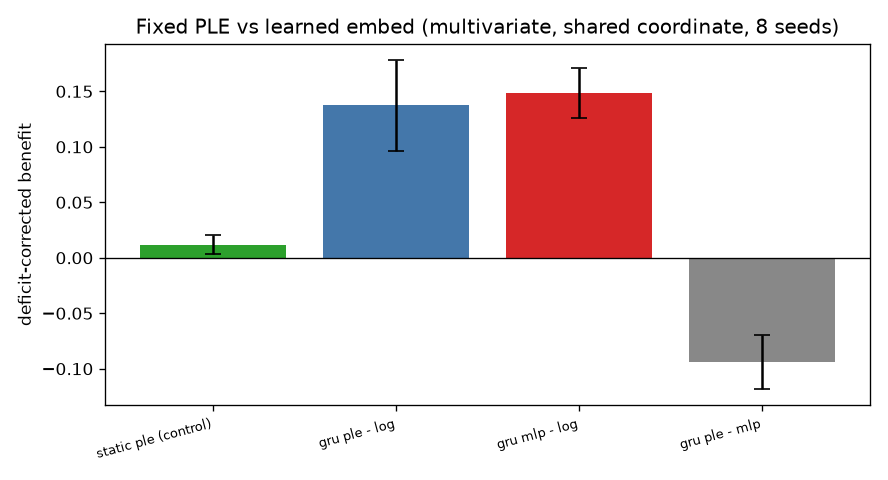

Reproduce this figure in Python.
# /// script
# requires-python = ">=3.10"
# dependencies = ["numpy", "torch", "scikit-learn", "scipy", "matplotlib"]
# ///
"""
OPEN QUESTION C — fixed PLE vs a learned per-feature embed, done right.

The single-feature proj_vs_ple ordering claims (ple beats mlp on sharp by +0.028) did NOT survive review:
n=5 CIs barely clearing 0, no multiplicity correction, and the two encoders compared in DIFFERENT coordinates
(PLE on raw count, mlp on log). This rerun fixes all three:
  * MULTIVARIATE (K=6) — the regime where the lever is actually visible.
  * SHARED COORDINATE — both PLE and the learned embed operate on the SAME standardized-log feature sc.
  * 8 seeds + Holm correction across the reported contrasts.
Arms (same GRU backbone, affine read), same expand dim d=BINS per feature:
  log : K log-scalars
  ple : per-feature fixed quantile ramps on sc            (fixed knots)
  mlp : per-feature Linear(1->d)->ReLU on sc              (learned knots, SAME coordinate)
Conditions: curved (cubic) + logadq (deficit baseline). deficit-corrected estimand. Static positive control.
Resolves: does fixed PLE beat the learned embed (or vice-versa) on multivariate monotone curvature?
"""
import numpy as np
import torch
import torch.nn as nn
from sklearn.linear_model import LogisticRegression
from sklearn.metrics import average_precision_score
from scipy import stats
import matplotlib
matplotlib.use("Agg")
import matplotlib.pyplot as plt

torch.manual_seed(0)
K, N_TRAIN, N_VAL, N_TEST = 6, 4000, 2000, 4000
L, D = 32, 12
HIDDEN, EPOCHS, LR, BATCH, PATIENCE = 32, 30, 0.01, 256, 6
DECAY = 0.9
SEEDS = list(range(8))
W = (DECAY ** np.arange(L)[::-1]); W = W / W.sum()
CONDS = ["curved", "logadq"]


def _std(v, axis=None):
    m = v.mean(axis=axis, keepdims=axis is not None)
    s = v.std(axis=axis, keepdims=axis is not None) + 1e-12
    return (v - m) / s


def make(cond, n, seed):
    rng = np.random.default_rng(seed)
    feats = np.exp(rng.normal(0.0, 1.2, size=(n, L, K)))
    sc = _std(np.log(feats), axis=(0, 1))
    logit = np.zeros(n)
    for j in range(K):
        g = _std(sc[..., j] ** 3 if cond == "curved" else sc[..., j])
        logit = logit + _std((g * W[None, :]).sum(1))
    b = -np.quantile(logit, 0.93)
    y = (rng.random(n) < 1 / (1 + np.exp(-(logit + b)))).astype(np.float32)
    return sc.astype(np.float32), y


def edges(sc):
    E = []
    for j in range(K):
        e = np.quantile(sc[..., j], np.linspace(0, 1, D + 1))
        for t in range(1, e.size):
            if e[t] <= e[t - 1]:
                e[t] = e[t - 1] + 1e-9
        E.append(e)
    return E


def ple_enc(sc, E):
    cols = []
    for j in range(K):
        e = E[j]; x = sc[..., j]
        r = np.empty(sc.shape[:2] + (D,), dtype=np.float32)
        for t in range(D):
            r[..., t] = np.clip((x - e[t]) / (e[t + 1] - e[t]), 0.0, 1.0)
        cols.append(r)
    return np.concatenate(cols, axis=-1).astype(np.float32)


class GRUClf(nn.Module):
    """arm 'mlp' embeds each of K scalar channels via its own Linear(1->D)->ReLU (shared coordinate=sc)."""
    def __init__(self, arm, in_dim):
        super().__init__()
        self.arm = arm
        if arm == "mlp":
            self.emb = nn.ModuleList([nn.Sequential(nn.Linear(1, D), nn.ReLU()) for _ in range(K)])
            gin = K * D
        else:
            gin = in_dim
        self.gru = nn.GRU(gin, HIDDEN, batch_first=True)
        self.head = nn.Linear(HIDDEN, 1)

    def forward(self, x):
        if self.arm == "mlp":
            x = torch.cat([self.emb[j](x[..., j:j + 1]) for j in range(K)], dim=-1)
        out, _ = self.gru(x)
        return self.head(out[:, -1, :]).squeeze(1)


def gscore(m, X):
    m.eval()
    with torch.no_grad():
        return torch.sigmoid(m(torch.tensor(X))).numpy()


def gru_ap(arm, sc_tr, ytr, sc_va, yva, sc_te, yte, E, seed):
    Xtr, Xva, Xte = _feat(arm, sc_tr, E), _feat(arm, sc_va, E), _feat(arm, sc_te, E)
    torch.manual_seed(seed); torch.set_num_threads(1)
    m = GRUClf(arm, Xtr.shape[2])
    opt = torch.optim.Adam(m.parameters(), lr=LR)
    lossf = nn.BCEWithLogitsLoss()
    Xt, yt = torch.tensor(Xtr), torch.tensor(ytr)
    best, bs, bad = -1.0, None, 0
    for ep in range(EPOCHS):
        m.train()
        g = torch.Generator().manual_seed(seed * 1000 + ep)
        perm = torch.randperm(len(ytr), generator=g)
        for i in range(0, len(ytr), BATCH):
            idx = perm[i:i + BATCH]
            opt.zero_grad(); lossf(m(Xt[idx]), yt[idx]).backward(); opt.step()
        a = average_precision_score(yva, gscore(m, Xva))
        if a > best + 1e-5:
            best, bad, bs = a, 0, {k: v.clone() for k, v in m.state_dict().items()}
        else:
            bad += 1
            if bad >= PATIENCE:
                break
    if bs is not None:
        m.load_state_dict(bs)
    return average_precision_score(yte, gscore(m, Xte))


def _feat(arm, sc, E):
    return sc.astype(np.float32) if arm in ("log", "mlp") else ple_enc(sc, E)


def static_ap(arm, sc_tr, ytr, sc_te, yte, E):              # static uses log or ple (mlp needs a net)
    def pool(sc):
        return (_feat(arm, sc, E) * W[None, :, None]).sum(1)
    m = LogisticRegression(max_iter=3000).fit(pool(sc_tr), ytr)
    return average_precision_score(yte, m.predict_proba(pool(sc_te))[:, 1])


AP = {}
for cond in CONDS:
    for si, seed in enumerate(SEEDS):
        sc_tr, ytr = make(cond, N_TRAIN, 100 + seed)
        sc_va, yva = make(cond, N_VAL, 300 + seed)
        sc_te, yte = make(cond, N_TEST, 500 + seed)
        E = edges(sc_tr)
        for arm in ("log", "ple", "mlp"):
            AP[("gru", cond, arm, si)] = gru_ap(arm, sc_tr, ytr, sc_va, yva, sc_te, yte, E, seed)
        for arm in ("log", "ple"):
            AP[("static", cond, arm, si)] = static_ap(arm, sc_tr, ytr, sc_te, yte, E)


def paired(vals):
    v = np.asarray(vals, float)
    m = v.mean(); se = v.std(ddof=1) / np.sqrt(len(v))
    t = m / (se + 1e-12)
    p = 2 * stats.t.sf(abs(t), df=len(v) - 1)
    tc = stats.t.ppf(0.975, df=len(v) - 1)
    return m, m - tc * se, m + tc * se, p


def dcorr(arch, arm):                                       # deficit-corrected (arm-log) vs logadq
    return [(AP[(arch, "curved", arm, si)] - AP[(arch, "curved", "log", si)]) -
            (AP[(arch, "logadq", arm, si)] - AP[(arch, "logadq", "log", si)]) for si in range(len(SEEDS))]


def holm(pairs):                                            # [(name,p)] -> adjusted significance at .05
    order = sorted(pairs, key=lambda x: x[1])
    out, m = {}, len(pairs)
    for i, (name, p) in enumerate(order):
        out[name] = p * (m - i)
    return out


print("=" * 88)
print("FIXED PLE vs LEARNED EMBED — multivariate K=6, shared coordinate (sc), 8 seeds, deficit-corrected")
contrasts = {
    "static ple (control)": paired(dcorr("static", "ple")),
    "gru ple - log": paired([AP[("gru", "curved", "ple", si)] - AP[("gru", "curved", "log", si)] -
                             (AP[("gru", "logadq", "ple", si)] - AP[("gru", "logadq", "log", si)])
                             for si in range(len(SEEDS))]),
    "gru mlp - log": paired([AP[("gru", "curved", "mlp", si)] - AP[("gru", "curved", "log", si)] -
                             (AP[("gru", "logadq", "mlp", si)] - AP[("gru", "logadq", "log", si)])
                             for si in range(len(SEEDS))]),
    "gru ple - mlp": paired([AP[("gru", "curved", "ple", si)] - AP[("gru", "curved", "mlp", si)]
                             for si in range(len(SEEDS))]),
}
hp = holm([(k, v[3]) for k, v in contrasts.items()])
print(f"{'contrast':>22} {'estimate':>22} {'raw p':>9} {'Holm p':>9} {'sig .05?':>9}")
for k, v in contrasts.items():
    print(f"{k:>22} {v[0]:+.3f} [{v[1]:+.3f}, {v[2]:+.3f}] {v[3]:9.3f} {hp[k]:9.3f} {'YES' if hp[k] < 0.05 else 'no':>9}")

pm = contrasts["gru ple - mlp"]
print("\n" + "=" * 88)
if hp["static ple (control)"] < 0.05:
    print("Positive control fires (static ple deficit-corrected sig).")
    if hp["gru ple - mlp"] < 0.05 and pm[0] > 0:
        print(f"RESOLVED: fixed PLE BEATS the learned embed on multivariate curvature (ple-mlp {pm[0]:+.3f}, Holm-sig).")
    elif hp["gru ple - mlp"] < 0.05 and pm[0] < 0:
        print(f"RESOLVED: learned embed BEATS fixed PLE (ple-mlp {pm[0]:+.3f}, Holm-sig).")
    else:
        print(f"RESOLVED: fixed PLE and learned embed TIE on multivariate curvature (ple-mlp {pm[0]:+.3f}, "
              f"Holm ns) -> pick on cost/robustness, not accuracy.")
else:
    print("Positive control did NOT fire -> instrument blind at 8 seeds; inconclusive.")

fig, ax = plt.subplots(figsize=(7.4, 4))
ks = list(contrasts.keys())
ax.bar(range(len(ks)), [contrasts[k][0] for k in ks],
       yerr=[[contrasts[k][0] - contrasts[k][1] for k in ks], [contrasts[k][2] - contrasts[k][0] for k in ks]],
       capsize=5, color=["#2ca02c", "#4477aa", "#d62728", "#888"])
ax.axhline(0, color="k", lw=0.8)
ax.set_xticks(range(len(ks))); ax.set_xticklabels(ks, rotation=15, ha="right", fontsize=8)
ax.set_ylabel("deficit-corrected benefit"); ax.set_title("Fixed PLE vs learned embed (multivariate, shared coordinate, 8 seeds)")
plt.tight_layout(); plt.savefig("fixed_vs_learned.png", dpi=120)
print("\nsaved fixed_vs_learned.png")
